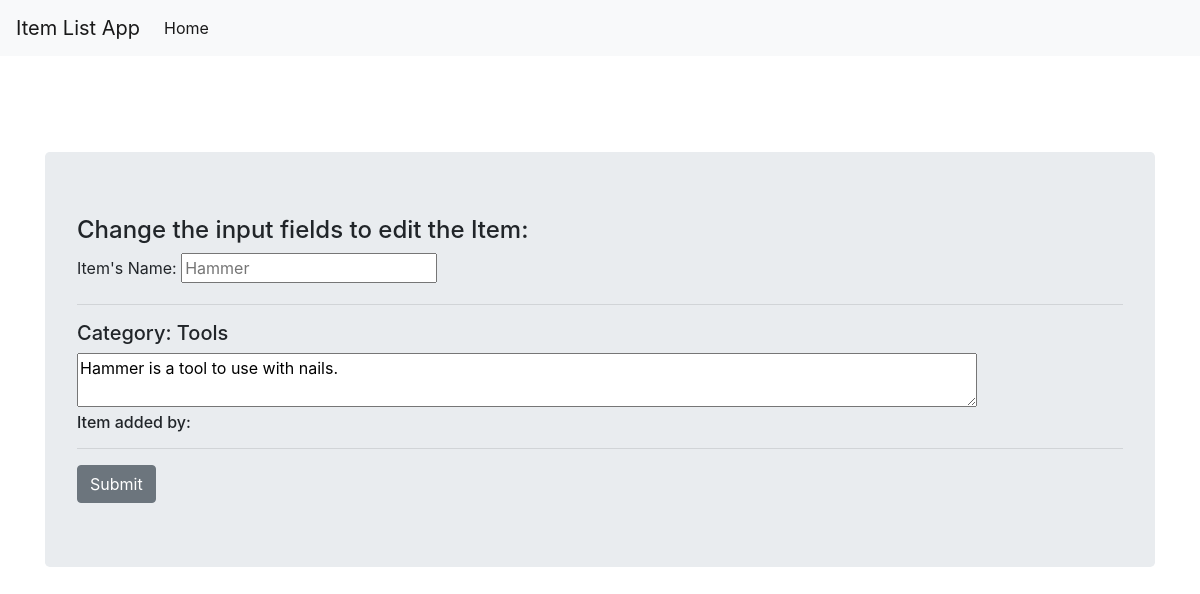
Screenshot of /category/1/item/1/edit with the database file from the repository.
### models.py (models this page shows)
class Item(Base):
    __tablename__ = 'item'
    id = Column(Integer,primary_key = True)
    item_name = Column(String(32), nullable = False)
    item_description = Column(String(300))
    category_id = Column(Integer, ForeignKey('category.id'))
    category = relationship('Category')
    user_id = Column(Integer, ForeignKey('user.id'))
    user = relationship('User')

class Category(Base):
    __tablename__ = 'category'
    id = Column(Integer, primary_key = True)
    category_name = Column(String(32),nullable = False)

### views.py (the view)
@app.route('/category/<int:category_id>/item/<int:item_id>/edit')
def edit_item(item_id, category_id):
    session = Session()
    item = session.query(Item).filter_by(id = item_id).one()
    return render_template('edit_item.html', item = item)

### templates/edit_item.html (shortened to what this page needs)
{% include "./extended/header.html" %}
<br>
<div class="container">
    <div class="jumbotron">
        <form action="" method="POST">
        <h4>Change the input fields to edit the Item:</h4>
        <label for="">Item's Name: </label>
        <input id={{item.item_name}} placeholder={{item.item_name}}></input>
        <hr>
        <h5><span>Category:  </span><a>{{item.category.category_name}}</a></h5>
        <textarea type='text' style="width:900px">{{item.item_description}}</textarea>
        <h6>Item added by: </h6>
        <hr>
            <button href="/" role='button' class="btn btn-secondary btn-submit">  Submit</button>
        </form>
        </div>
</div>
{% include "./extended/footer.html" %}

### rows the page displays
Item: item_name "Hammer", item_description "Hammer is a tool to use with nails."
Category: category.category_name "Tools"
